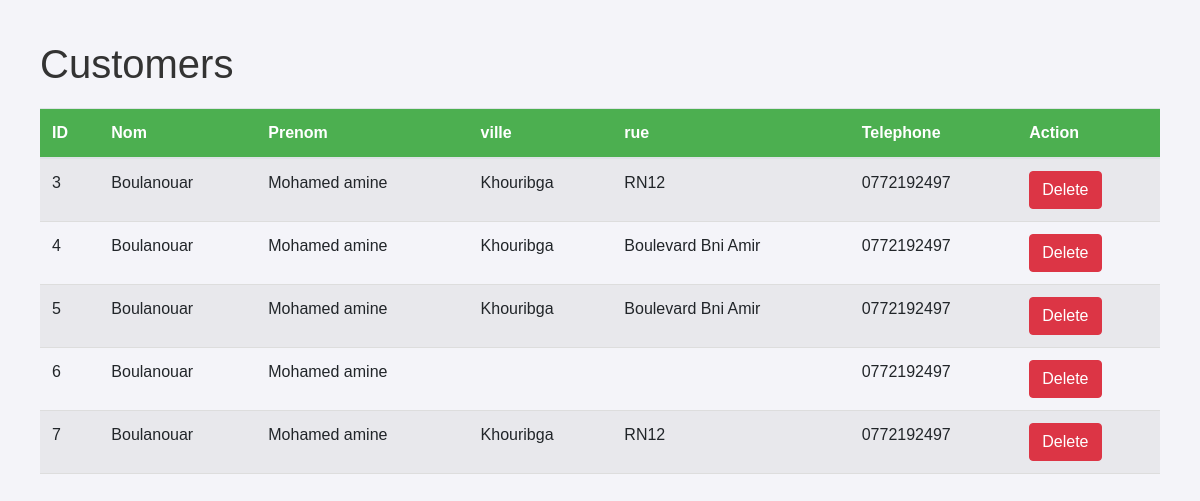
The page /customers on the database as committed earlier.
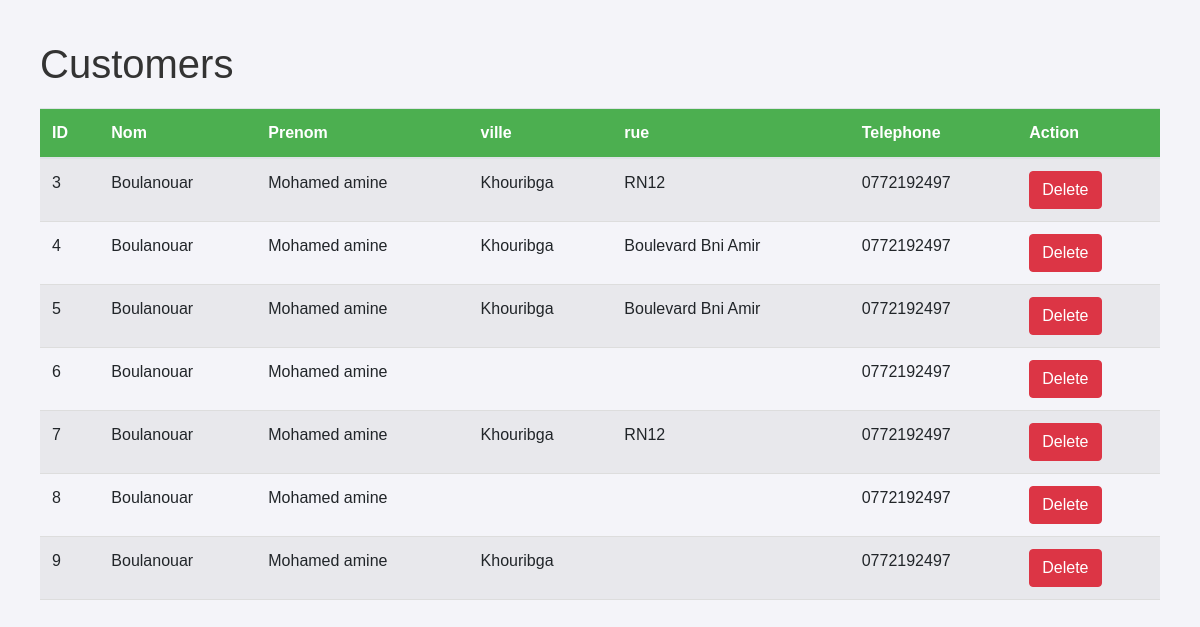
The same page on the database as committed later.
### app/models/customer.py (models this page shows)
class Customer(db.Model):
    __tablename__ = 'customers'
    id = db.Column(db.Integer, primary_key=True)
    nom = db.Column(db.String)
    prenom = db.Column(db.String)
    address = db.relationship(
        'Address', back_populates='customer', uselist=False)
    telephone = db.Column(db.String)
    orders = db.relationship('Order', back_populates='customer', overlaps="orders")

### app/models/address.py (models this page shows)
class Address(db.Model):
    id = db.Column(db.Integer, primary_key=True)
    latitude = db.Column(db.Float)
    longitude = db.Column(db.Float)
    road = db.Column(db.String(128), nullable=True)
    quarter = db.Column(db.String(128), nullable=True)
    city = db.Column(db.String(128), nullable=False)
    county = db.Column(db.String(128), nullable=True)
    state_district = db.Column(db.String(128), nullable=True)
    region = db.Column(db.String(128), nullable=True)
    postcode = db.Column(db.String(20), nullable=True)
    country = db.Column(db.String(128), nullable=False)
    country_code = db.Column(db.String(2), nullable=False)
    customer_id = db.Column(db.Integer, db.ForeignKey(
        'customers.id'), nullable=False, unique=True)
    customer = db.relationship('Customer', back_populates='address')

### app/routes/customer.py (the view)
@customer_bp.route('/customers', methods=['GET'])
def list_customers():
    customers = Customer.query.all()
    return render_template('customers/list_customers.html', customers=customers)

### app/templates/customers/list_customers.html (shortened to what this page needs)
{% extends 'base.html' %}
{% block content %}
<h1>Customers</h1>
<table class="table table-striped">
    <thead>
        <tr>
            <th>ID</th>
            <th>Nom</th>
            <th>Prenom</th>
            <th>ville</th>
            <th>rue</th>
            <th>Telephone</th>
            <th>Action</th>
        </tr>
    </thead>
    <tbody>
        {% for customer in customers %}
        <tr>
            <td>{{ customer.id }}</td>
            <td>{{ customer.nom }}</td>
            <td>{{ customer.prenom }}</td>
            <td>{{ customer.address.city }}</td>
            <td>{{ customer.address.road }}</td>
            <td>{{ customer.telephone }}</td>
            <td>
                <form action="{{ url_for('customer.delete_customer', id=customer.id) }}" method="POST" style="display:inline;">
                    <button type="submit" class="btn btn-danger">Delete</button>
                </form>
            </td>
        </tr>
        {% endfor %}
    </tbody>
</table>
{% endblock %}

### app/templates/base.html (shortened to what this page needs)
<!DOCTYPE html>
<html lang="en">
<head>
    <link href="https://maxcdn.bootstrapcdn.com/bootstrap/4.5.2/css/bootstrap.min.css" rel="stylesheet">
    <link rel="stylesheet" href="https://unpkg.com/leaflet@1.7.1/dist/leaflet.css" />
</head>
<body>
    {% block content %}
    {% endblock %}
</body>
</html>

### app/templates/base.html (style rules this page uses)
body { font-family: Arial, sans-serif; margin: 40px; background-color: #f4f4f9; }
h1 { color: #333; }
table { width: 100%; margin-top: 20px; }
th, td { padding: 8px; text-align: left; border-bottom: 1px solid #ddd; }
th { background-color: #4CAF50; color: white; }

Rows that differ between the two databases and show on the page:
added Customer: id "8", nom "Boulanouar", prenom "Mohamed amine", telephone "0772192497"
added Customer: id "9", nom "Boulanouar", prenom "Mohamed amine", address.city "Khouribga", telephone "0772192497"
